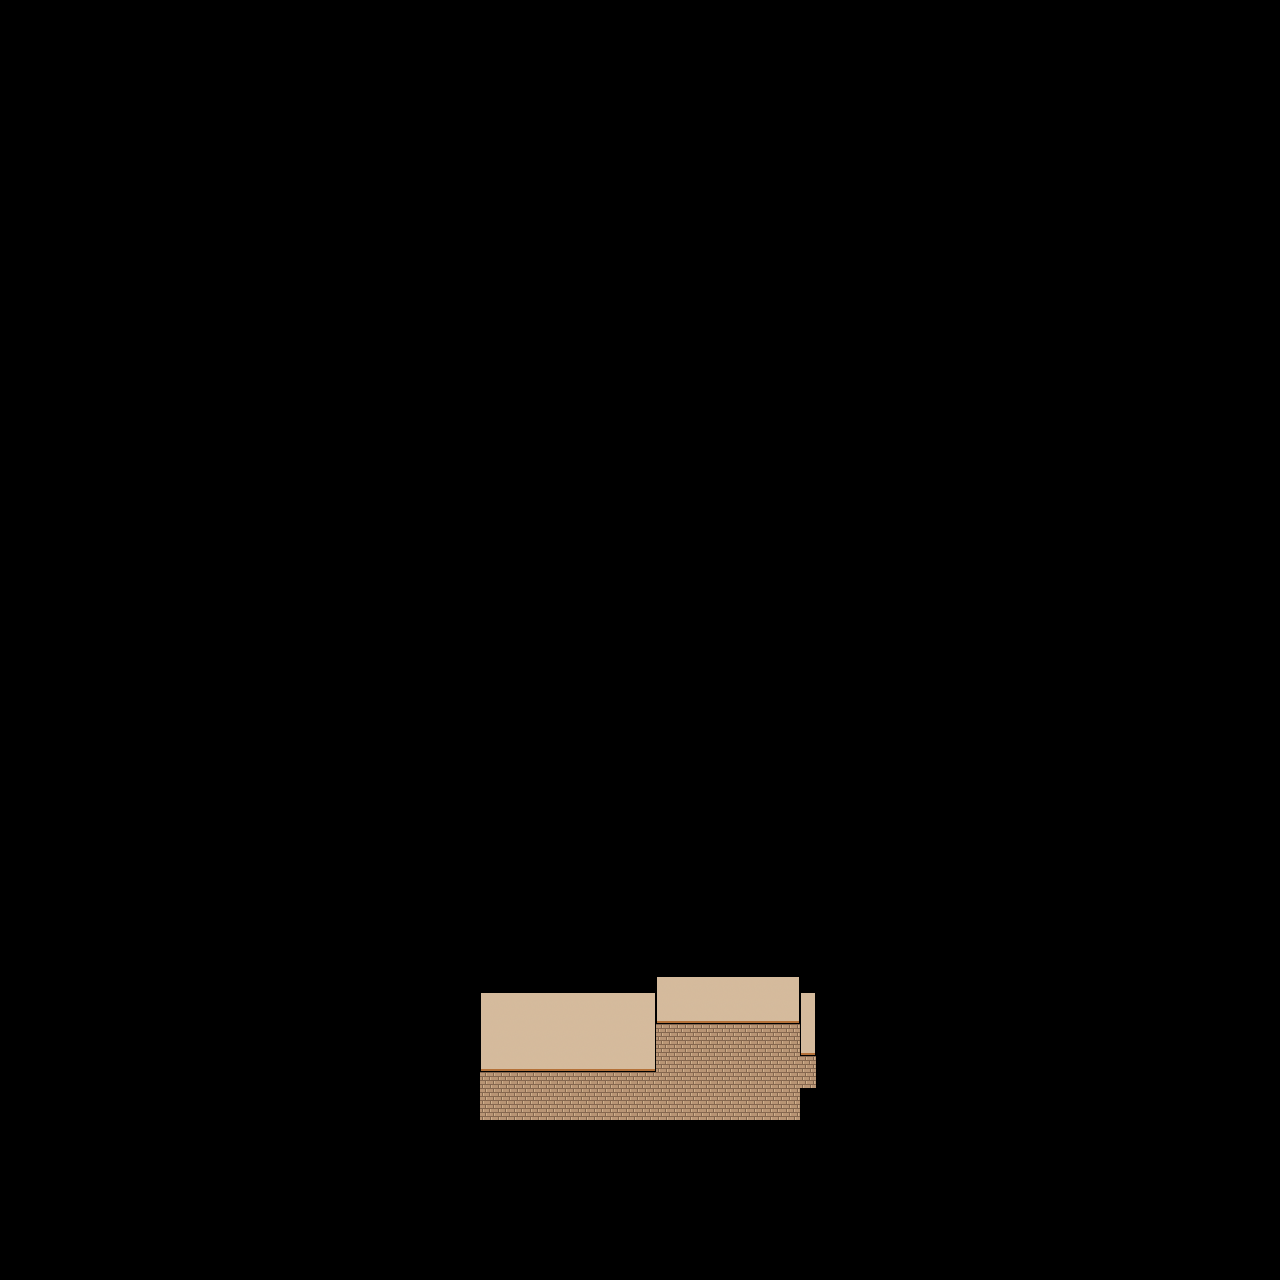

Tiled map render using the project's own tile images. Description and the map definition, with tile-layer contents summarised, below:
An orthogonal 80x80 tile map with 16x16 px tiles, 2 tile layers (floor, wall), 14 tilesets and 7 objects.

<map version="1.10" tiledversion="1.12.2" orientation="orthogonal" renderorder="right-down" width="80" height="80" tilewidth="16" tileheight="16" infinite="0" nextlayerid="4" nextobjectid="12">
 <tileset firstgid="1" source="floor_wood.tsx" />
 <tileset firstgid="2" source="sprite_light_wall_bottom_left.tsx" />
 <tileset firstgid="3" source="sprite_light_wall_bottom_mid.tsx" />
 <tileset firstgid="4" source="sprite_light_wall_bottom_right.tsx" />
 <tileset firstgid="5" source="sprite_light_wall_mid_left.tsx" />
 <tileset firstgid="6" source="sprite_light_wall_mid_mid.tsx" />
 <tileset firstgid="7" source="sprite_light_wall_mid_right.tsx" />
 <tileset firstgid="8" source="sprite_light_wall_top_left.tsx" />
 <tileset firstgid="9" source="sprite_light_wall_top_mid.tsx" />
 <tileset firstgid="10" source="sprite_light_wall_top_right.tsx" />
 <tileset firstgid="11" source="wall_block.tsx" />
 <tileset firstgid="12" source="sprite_light_wall_top_unique.tsx" />
 <tileset firstgid="13" source="sprite_light_wall_down_unique.tsx" />
 <tileset firstgid="14" source="sprite_light_wall_mid_unique.tsx" />
 <layer id="1" name="floor" width="80" height="80">
  <data>[6400 cells, 89 non-empty, 1 distinct tile ids]</data>
 </layer>
 <layer id="2" name="wall" width="80" height="80">
  <data>[6400 cells, 86 non-empty, 12 distinct tile ids]</data>
 </layer>
 <objectgroup id="3" name="wall_block">
  <object id="2" x="464.667" y="977.333" width="193.667" height="94.3333">
   <properties>
    <property name="collides" type="bool" value="true" />
   </properties>
  </object>
  <object id="4" x="627.667" y="948.333" width="189.333" height="75">
   <properties>
    <property name="collides" type="bool" value="true" />
   </properties>
  </object>
  <object id="6" x="469.333" y="1119.67" width="418.667" height="100">
   <properties>
    <property name="collides" type="bool" value="true" />
   </properties>
  </object>
  <object id="7" x="428" y="926" width="54.6667" height="215.333">
   <properties>
    <property name="collides" type="bool" value="true" />
   </properties>
  </object>
  <object id="9" x="797.727" y="1010.36" width="47.4545" height="45.8182">
   <properties>
    <property name="collides" type="bool" value="true" />
   </properties>
  </object>
  <object id="10" x="796.818" y="1087.82" width="55.6364" height="56.5455">
   <properties>
    <property name="collides" type="bool" value="true" />
   </properties>
  </object>
  <object id="11" x="814.545" y="1021.27" width="44.1818" height="82.1818">
   <properties>
    <property name="collides" type="bool" value="true" />
   </properties>
  </object>
 </objectgroup>
</map>
